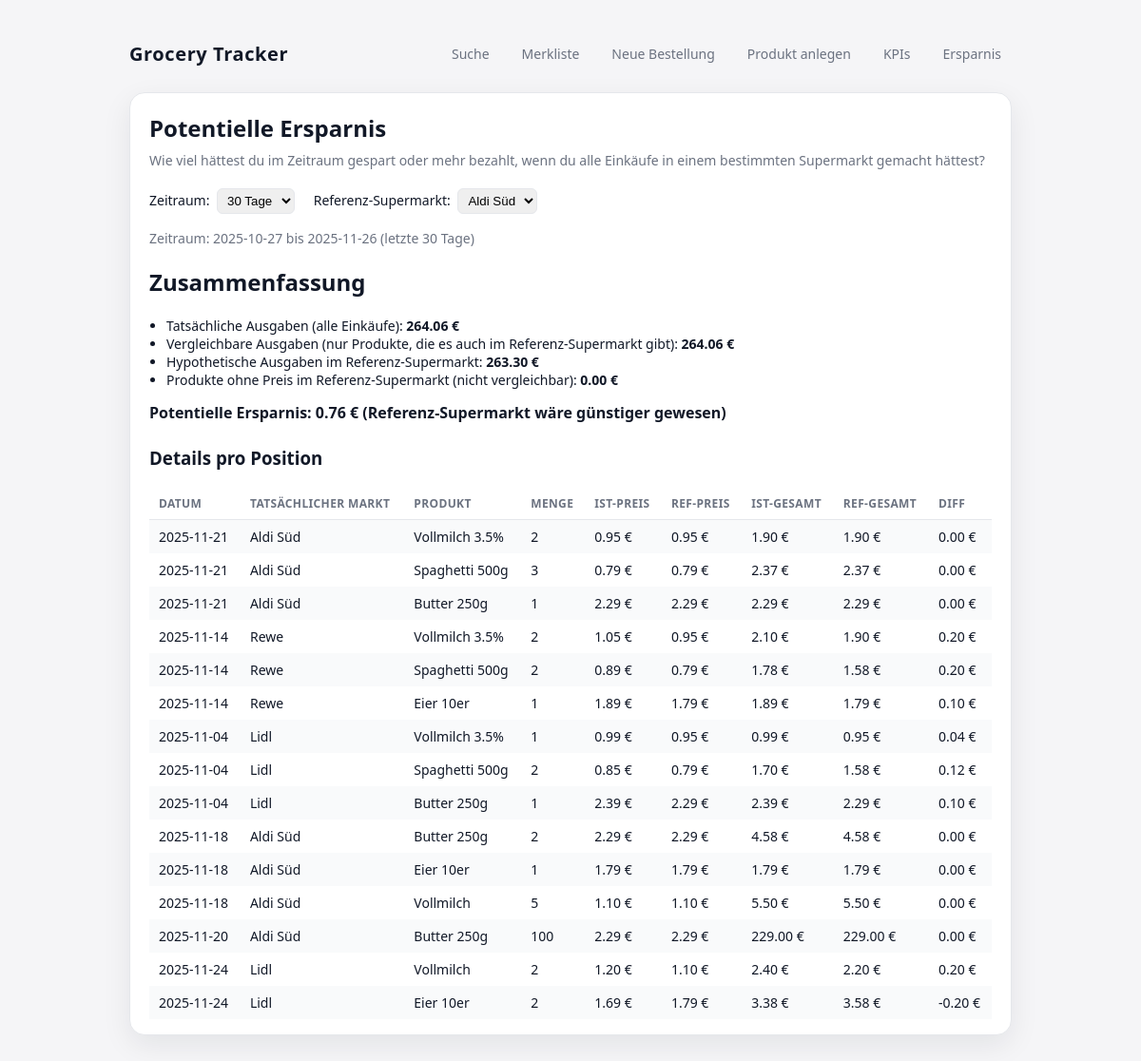
The page /savings on the database its author committed.
### tables this page shows
CREATE TABLE order_items (
    id TEXT PRIMARY KEY,
    order_id TEXT NOT NULL,
    product_id TEXT NOT NULL,
    quantity INTEGER NOT NULL,
    price_at_purchase REAL NOT NULL,
    FOREIGN KEY (order_id) REFERENCES orders(id),
    FOREIGN KEY (product_id) REFERENCES products(id)
);

CREATE TABLE orders (
    id TEXT PRIMARY KEY,
    user_id TEXT NOT NULL,
    order_date TEXT NOT NULL,
    supermarket_id TEXT NOT NULL,
    total_amount REAL NOT NULL,
    FOREIGN KEY (user_id) REFERENCES users(id),
    FOREIGN KEY (supermarket_id) REFERENCES supermarkets(id)
);

CREATE TABLE supermarkets (
    id TEXT PRIMARY KEY,
    name TEXT NOT NULL,
    location TEXT,
    website TEXT
);

CREATE TABLE products (
    id TEXT PRIMARY KEY,
    name TEXT NOT NULL,
    brand TEXT,
    category TEXT,
    created_by_user_id TEXT,
    is_user_created INTEGER NOT NULL DEFAULT 0,
    created_at TEXT NOT NULL,
    FOREIGN KEY (created_by_user_id) REFERENCES users(id)
);

CREATE TABLE supermarket_products (
    id TEXT PRIMARY KEY,
    supermarket_id TEXT NOT NULL,
    product_id TEXT NOT NULL,
    price REAL NOT NULL,
    available INTEGER NOT NULL DEFAULT 1,
    last_updated TEXT NOT NULL,
    FOREIGN KEY (supermarket_id) REFERENCES supermarkets(id),
    FOREIGN KEY (product_id) REFERENCES products(id)
);

### app.py (the view)
@app.route("/savings")
def savings():
    conn = get_connection()
    cur = conn.cursor()
    days_param = request.args.get("days", "30")
    try:
        days = int(days_param)
    except ValueError:
        days = 30
    if days not in (7, 30, 90):
        days = 30
    now = datetime.now()
    since = now - timedelta(days=days)
    supermarkets = cur.execute(
        "SELECT id, name FROM supermarkets ORDER BY name"
    ).fetchall()
    selected_market_id = request.args.get("market_id")
    if supermarkets:
        valid_ids = [s["id"] for s in supermarkets]
        if not selected_market_id or selected_market_id not in valid_ids:
            selected_market_id = supermarkets[0]["id"]
    else:
        selected_market_id = None
    rows = []
    actual_total = 0.0
    comparable_actual_total = 0.0
    alt_total = 0.0
    skipped_total = 0.0
    if selected_market_id:
        rows = cur.execute(
            """
            SELECT
                oi.order_id,
                o.order_date,
                o.supermarket_id,
                s.name AS actual_supermarket_name,
                p.id AS product_id,
                p.name AS product_name,
                p.category,
                oi.quantity,
                oi.price_at_purchase,
                sp_ref.price AS ref_price
            FROM order_items oi
            JOIN orders o ON o.id = oi.order_id
            JOIN supermarkets s ON s.id = o.supermarket_id
            JOIN products p ON p.id = oi.product_id
            LEFT JOIN supermarket_products sp_ref
              ON sp_ref.product_id = p.id
             AND sp_ref.supermarket_id = ?
            WHERE o.user_id = ?
              AND o.order_date >= ?
            """,
            (selected_market_id, CURRENT_USER_ID, since.isoformat()),
        ).fetchall()
        for r in rows:
            line_actual = r["quantity"] * r["price_at_purchase"]
            actual_total += line_actual
            if r["ref_price"] is not None:
                line_alt = r["quantity"] * r["ref_price"]
                alt_total += line_alt
                comparable_actual_total += line_actual
            else:
                skipped_total += line_actual
    conn.close()
    potential_saving = comparable_actual_total - alt_total  # > 0 = Ref-Supermarkt wäre günstiger
    return render_template(
        "template/savings.html",
        supermarkets=supermarkets,
        selected_market_id=selected_market_id,
        days=days,
        since=since.date(),
        until=now.date(),
        rows=rows,
        actual_total=actual_total,
        comparable_actual_total=comparable_actual_total,
        alt_total=alt_total,
        skipped_total=skipped_total,
        potential_saving=potential_saving,
    )

### app.py (called while the page is built)
def get_connection():
    conn = sqlite3.connect(DB_PATH)
    conn.row_factory = sqlite3.Row
    conn.execute("PRAGMA foreign_keys = ON;")
    return conn

### template/savings.html (shortened to what this page needs)
{% extends "base.html" %}
{% block content %}
<div class="card">
  <h1>Potentielle Ersparnis</h1>
  <p class="subtitle">
    Wie viel hättest du im Zeitraum gespart oder mehr bezahlt, wenn du alle Einkäufe in einem
    bestimmten Supermarkt gemacht hättest?
  </p>
  <form method="get" style="margin-bottom: 16px; font-size: 14px;">
    <label>
      Zeitraum:
      <select name="days" onchange="this.form.submit()" style="margin-left:4px; padding:4px 6px; border-radius:6px; border:1px solid #e5e7eb;">
        <option value="30" {% if days == 30 %}selected{% endif %}>30 Tage</option>
      </select>
    </label>
    <label style="margin-left:16px;">
      Referenz-Supermarkt:
      <select name="market_id" onchange="this.form.submit()" style="margin-left:4px; padding:4px 6px; border-radius:6px; border:1px solid #e5e7eb;">
        {% for s in supermarkets %}
        <option value="{{ s['id'] }}" {% if s['id'] == selected_market_id %}selected{% endif %}>
          {{ s["name"] }}
        </option>
        {% endfor %}
      </select>
    </label>
  </form>
  <p class="subtitle">
    Zeitraum: {{ since }} bis {{ until }} (letzte {{ days }} Tage)
  </p>
  <h2 style="margin-top: 0;">Zusammenfassung</h2>
  <ul style="font-size:14px; padding-left:18px;">
    <li>
      Tatsächliche Ausgaben (alle Einkäufe):
      <strong>{{ "%.2f"|format(actual_total) }} €</strong>
    </li>
    <li>
      Vergleichbare Ausgaben (nur Produkte, die es auch im Referenz-Supermarkt gibt):
      <strong>{{ "%.2f"|format(comparable_actual_total) }} €</strong>
    </li>
    <li>
      Hypothetische Ausgaben im Referenz-Supermarkt:
      <strong>{{ "%.2f"|format(alt_total) }} €</strong>
    </li>
    <li>
      Produkte ohne Preis im Referenz-Supermarkt (nicht vergleichbar):
      <strong>{{ "%.2f"|format(skipped_total) }} €</strong>
    </li>
  </ul>
  <p style="font-size:16px; font-weight:600; margin-top:8px;">
    {% if potential_saving > 0 %}
      Potentielle Ersparnis: {{ "%.2f"|format(potential_saving) }} €
      (Referenz-Supermarkt wäre günstiger gewesen)
    {% elif potential_saving < 0 %}
      Mehrkosten: {{ "%.2f"|format(potential_saving | abs) }} €
      (du warst günstiger unterwegs als der Referenz-Supermarkt)
    {% else %}
      Kein Unterschied messbar im vergleichbaren Warenkorb.
    {% endif %}
  </p>
  <h3 style="margin-top:24px;">Details pro Position</h3>
  {% if rows %}
    <table>
      <tr>
        <th>Datum</th>
        <th>Tatsächlicher Markt</th>
        <th>Produkt</th>
        <th>Menge</th>
        <th>Ist-Preis</th>
        <th>Ref-Preis</th>
        <th>Ist-Gesamt</th>
        <th>Ref-Gesamt</th>
        <th>Diff</th>
      </tr>
      {% for r in rows %}
      {% set actual_line = r["quantity"] * r["price_at_purchase"] %}
      {% set ref_line = r["quantity"] * (r["ref_price"] or 0) %}
      <tr>
        <td>{{ r["order_date"][:10] }}</td>
        <td>{{ r["actual_supermarket_name"] }}</td>
        <td>{{ r["product_name"] }}</td>
        <td>{{ r["quantity"] }}</td>
        <td class="price">{{ "%.2f"|format(r["price_at_purchase"]) }} €</td>
        <td class="price">
          {% if r["ref_price"] is not none %}
            {{ "%.2f"|format(r["ref_price"]) }} €
          {% else %}
            –
          {% endif %}
        </td>
        <td class="price">{{ "%.2f"|format(actual_line) }} €</td>
        <td class="price">
          {% if r["ref_price"] is not none %}
            {{ "%.2f"|format(ref_line) }} €
          {% else %}
            –
          {% endif %}
        </td>
        <td class="price">
          {% if r["ref_price"] is not none %}
            {{ "%.2f"|format(actual_line - ref_line) }} €
          {% else %}
            –
          {% endif %}
        </td>
      </tr>
      {% endfor %}
    </table>
  {% else %}
    <p class="empty-state">
      Keine Bestelldaten im Zeitraum vorhanden.
    </p>
  {% endif %}
</div>
{% endblock %}

### template/base.html (style rules this page uses)
:root { --bg: #f5f5f7; --card-bg: #ffffff; --accent: #2563eb; --accent-soft: #dbeafe; --text: #111827; --muted: #6b7280; --border: #e5e7eb; }
* { box-sizing: border-box; }
body { margin: 0; font-family: system-ui, -apple-system, BlinkMacSystemFont, "Segoe UI", sans-serif; background: var(--bg); color: var(--text); }
.card { background: var(--card-bg); border-radius: 16px; padding: 20px 20px 16px; box-shadow: 0 10px 30px rgba(15, 23, 42, 0.08); border: 1px solid var(--border); }
h1 { margin: 0 0 8px; font-size: 24px; }
.subtitle { margin: 0 0 20px; font-size: 14px; color: var(--muted); }
table { width: 100%; border-collapse: collapse; font-size: 14px; margin-top: 4px; }
th, td { padding: 8px 10px; text-align: left; }
th { font-size: 12px; text-transform: uppercase; letter-spacing: 0.03em; color: var(--muted); border-bottom: 1px solid var(--border); }
tr:nth-child(even) td { background: #f9fafb; }
.price { font-variant-numeric: tabular-nums; font-weight: 500; }

### rows shown on the page
order_items: order_date "2025-11-21", actual_supermarket_name "Aldi Süd", product_name "Vollmilch 3.5%", quantity "2", price_at_purchase "0.95", actual_line "1.90", ref_line "1.90", actual_line "0.00"
supermarket_products: ref_price "0.95"
order_items: order_date "2025-11-21", actual_supermarket_name "Aldi Süd", product_name "Spaghetti 500g", quantity "3", price_at_purchase "0.79", actual_line "2.37", ref_line "2.37", actual_line "0.00"
supermarket_products: ref_price "0.79"
order_items: order_date "2025-11-21", actual_supermarket_name "Aldi Süd", product_name "Butter 250g", quantity "1", price_at_purchase "2.29", actual_line "0.00"
supermarket_products: ref_price "2.29"
order_items: order_date "2025-11-14", actual_supermarket_name "Rewe", product_name "Vollmilch 3.5%", quantity "2", price_at_purchase "1.05", actual_line "2.10", ref_line "1.90", actual_line "0.20"
order_items: order_date "2025-11-14", actual_supermarket_name "Rewe", product_name "Spaghetti 500g", quantity "2", price_at_purchase "0.89", actual_line "1.78", ref_line "1.58", actual_line "0.20"
order_items: order_date "2025-11-14", actual_supermarket_name "Rewe", product_name "Eier 10er", quantity "1", price_at_purchase "1.89", ref_line "1.79", actual_line "0.10"
supermarket_products: ref_price "1.79"
order_items: order_date "2025-11-04", actual_supermarket_name "Lidl", product_name "Vollmilch 3.5%", quantity "1", price_at_purchase "0.99", ref_line "0.95", actual_line "0.04"
order_items: order_date "2025-11-04", actual_supermarket_name "Lidl", product_name "Spaghetti 500g", quantity "2", price_at_purchase "0.85", actual_line "1.70", ref_line "1.58", actual_line "0.12"
order_items: order_date "2025-11-04", actual_supermarket_name "Lidl", product_name "Butter 250g", quantity "1", price_at_purchase "2.39", ref_line "2.29", actual_line "0.10"
order_items: order_date "2025-11-18", actual_supermarket_name "Aldi Süd", product_name "Butter 250g", quantity "2", price_at_purchase "2.29", actual_line "4.58", ref_line "4.58", actual_line "0.00"
order_items: order_date "2025-11-18", actual_supermarket_name "Aldi Süd", product_name "Eier 10er", quantity "1", price_at_purchase "1.79", actual_line "0.00"
order_items: order_date "2025-11-18", actual_supermarket_name "Aldi Süd", product_name "Vollmilch", quantity "5", price_at_purchase "1.10", actual_line "5.50", ref_line "5.50", actual_line "0.00"
supermarket_products: ref_price "1.10"
order_items: order_date "2025-11-20", actual_supermarket_name "Aldi Süd", product_name "Butter 250g", quantity "100", price_at_purchase "2.29", actual_line "229.00", ref_line "229.00", actual_line "0.00"
order_items: order_date "2025-11-24", actual_supermarket_name "Lidl", product_name "Vollmilch", quantity "2", price_at_purchase "1.20", actual_line "2.40", ref_line "2.20", actual_line "0.20"
order_items: order_date "2025-11-24", actual_supermarket_name "Lidl", product_name "Eier 10er", quantity "2", price_at_purchase "1.69", actual_line "3.38", ref_line "3.58", actual_line "-0.20"

### other values the page prints
{{ since }} "2025-10-27"
{{ days }} "30"
{{ "%.2f"|format(actual_total) }} "264.06"
{{ "%.2f"|format(comparable_actual_total) }} "264.06"
{{ "%.2f"|format(alt_total) }} "263.30"
{{ "%.2f"|format(skipped_total) }} "0.00"
{{ "%.2f"|format(potential_saving) }} "0.76"
form field market_id "Aldi Süd"
